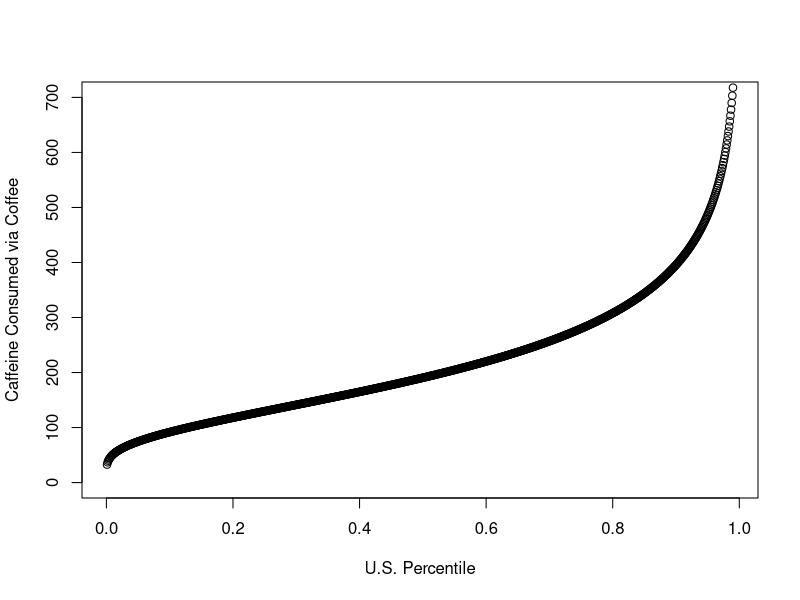

Generate this figure with R:
#http://www.sciencedirect.com/science/article/pii/S0278691513007175
#mean caffeine for all U.S. consumers = 190
#90th percentile for all U.S. consumers = 394
#assuming a log-normal distribution 

plot(x = seq(0.001, 0.99, 0.001), y = qlnorm(seq(0.001, 0.99, 0.001), 5.25, 0.57),
  ylim = c(0, 700), ylab = "Caffeine Consumed via Coffee",
  xlab = "U.S. Percentile")
